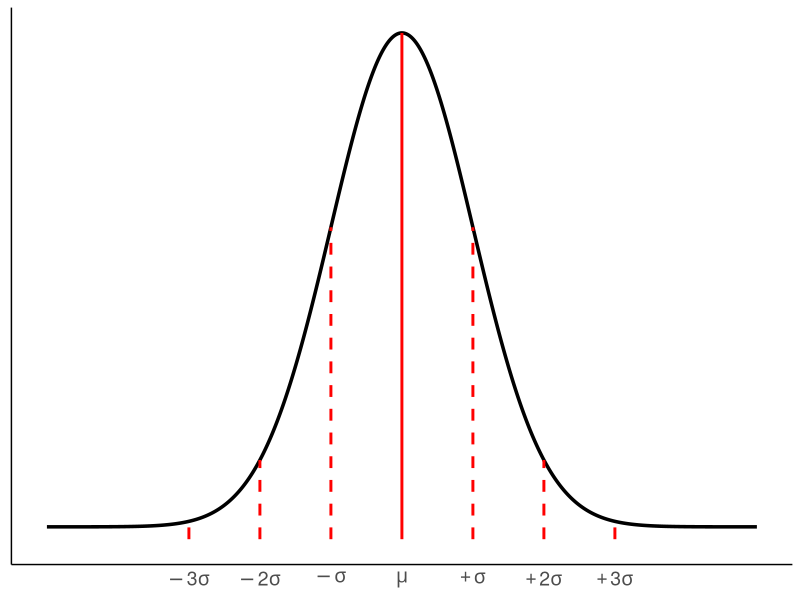
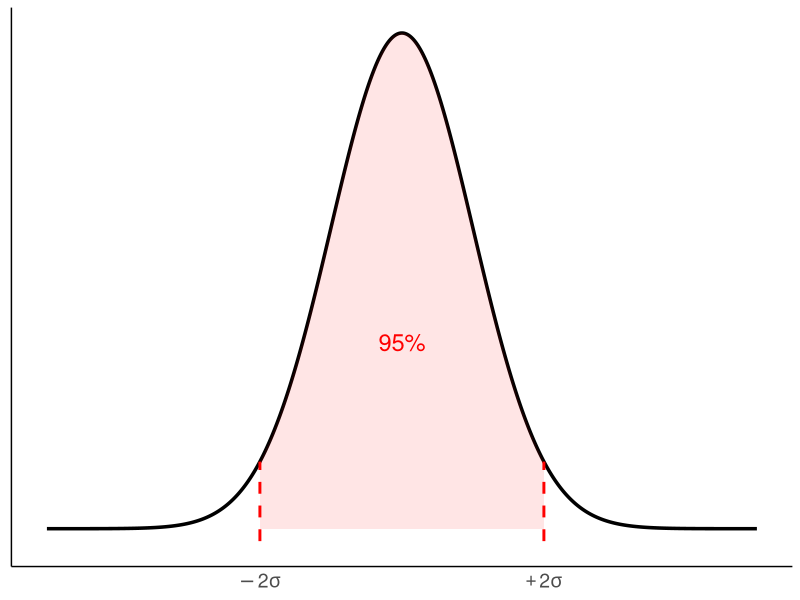
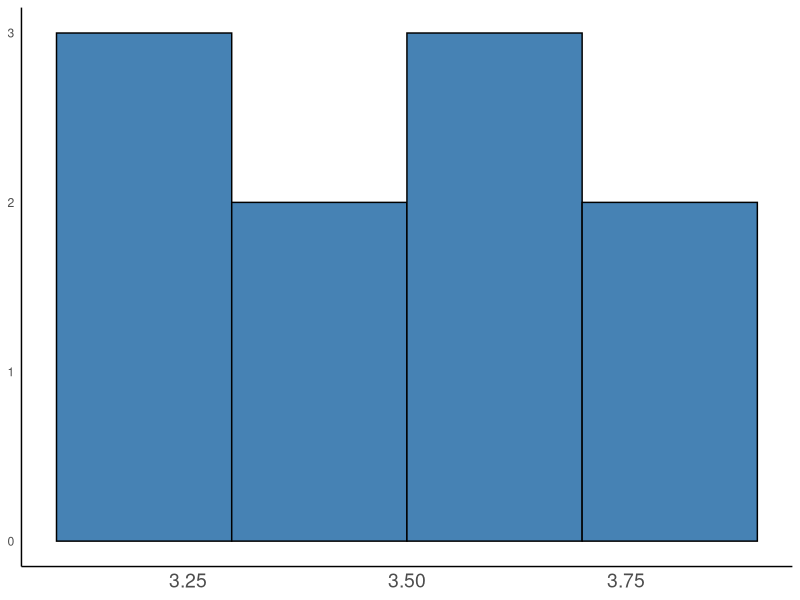
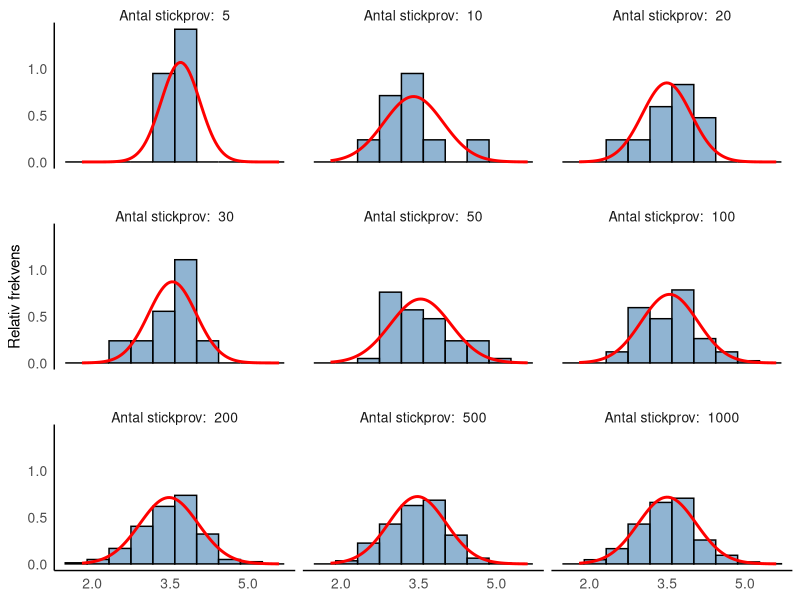
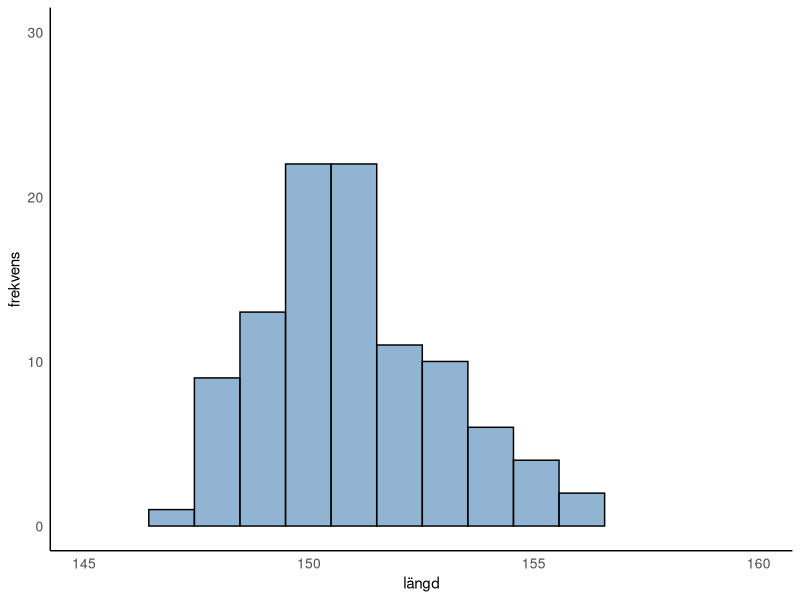
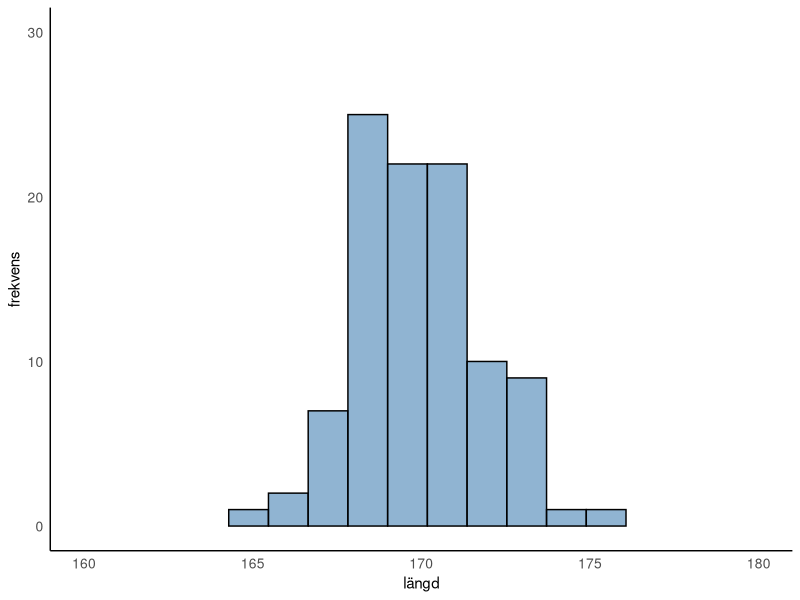
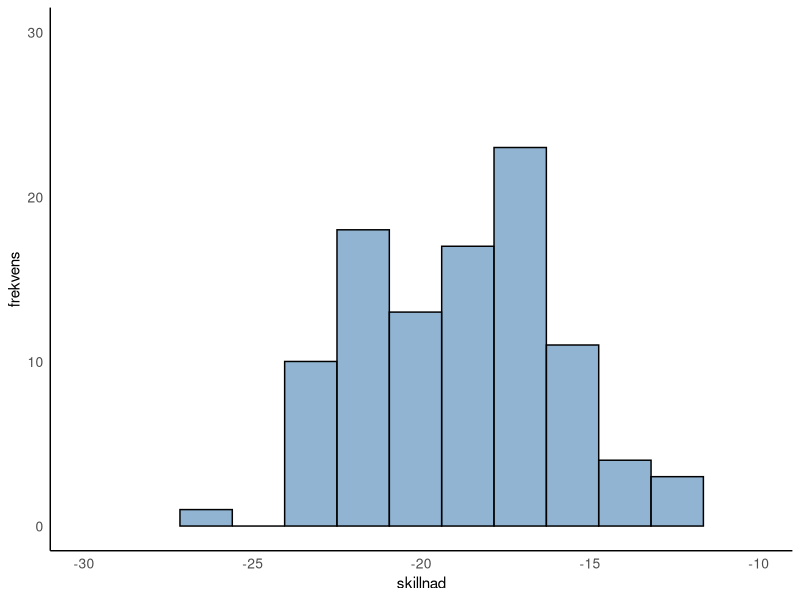
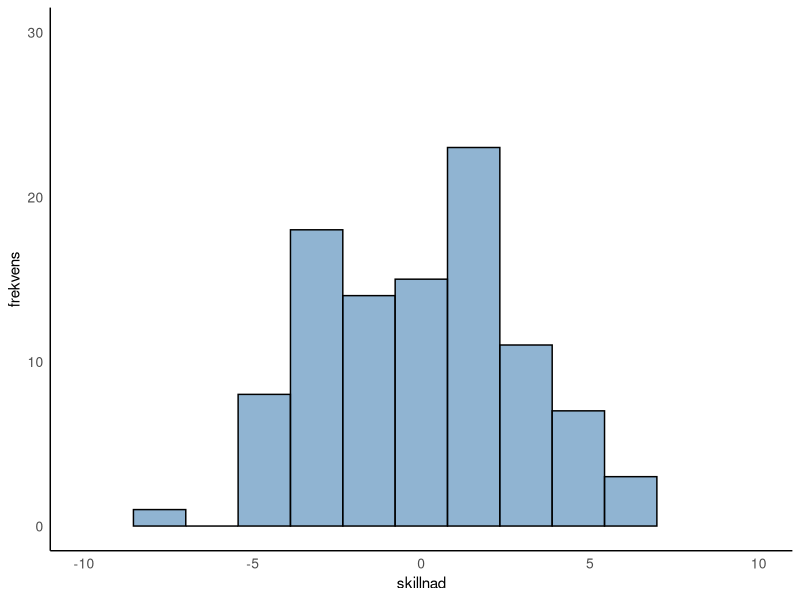

R code for these plots, in order:

# Skript som används för att genera grafer till till "projekt.tex" filen.

setwd("C:/R-statistics-analysis")

library(ggplot2)

##############################

# Normalfördelning 1

x <- seq(-5, 5, length.out = 1000)

df <- data.frame(
  x = x,
  density = dnorm(x, mean = 0, sd = 1)
)

# Positions for vertical lines
vline_positions <- c(-3, -2, -1, 0, 1, 2, 3)

# Data frame for vertical segments
vline_df <- data.frame(
  x = vline_positions,
  y_start = -0.01,
  y_end = dnorm(vline_positions, mean = 0, sd = 1)
)

ggplot(df, aes(x = x, y = density)) +
  geom_line(linewidth = 1.2, color = "black") +
  geom_segment(
    data = vline_df,
    aes(x = x, xend = x, y = y_start, yend = y_end),
    linetype = c(2, 2, 2, 1, 2, 2, 2),    # dashed for -1 and 1, solid for 0
    linewidth = 1,
    color = "red"
  ) +
  scale_x_continuous(
    breaks = c(-3, -2, -1, 0, 1, 2, 3),
    labels = expression(-3*sigma, -2*sigma, -sigma, mu, +sigma, +2*sigma, +3*sigma)
  ) +
  labs(
    title = NULL,
    x = NULL,
    y = NULL
  ) +
  theme_minimal() +
  theme(
    plot.title = element_text(hjust = 0.5),
    panel.grid.major = element_blank(),
    panel.grid.minor = element_blank(),
    axis.line = element_line(color = "black"),
    axis.text.y = element_blank(),
    axis.text.x = element_text(size = 14)
  )
##############################



##############################

# Normalfördelning 2

x <- seq(-5, 5, length.out = 1000)

df <- data.frame(
  x = x,
  density = dnorm(x, mean = 0, sd = 1)
)

# Positions for vertical lines
vline_positions <- c(-2, 2)

# Data frame for vertical segments
vline_df <- data.frame(
  x = vline_positions,
  y_start = -0.01,
  y_end = dnorm(vline_positions, mean = 0, sd = 1)
)

ggplot(df, aes(x = x, y = density)) +
  geom_line(linewidth = 1.2, color = "black") +
  geom_ribbon(
    data = subset(df, x >= -2 & x <= 2),
    aes(x = x, ymin = 0, ymax = density),
    alpha = 0.1,
    inherit.aes = FALSE,
    fill = "red"
  ) +
  geom_segment(
    data = vline_df,
    aes(x = x, xend = x, y = y_start, yend = y_end),
    linetype = c(2, 2), # all dashed lines
    linewidth = 1,
    color = "red"
  ) +
  scale_x_continuous(
    breaks = c(-2, 2),
    labels = expression(-2*sigma, +2*sigma)
  ) +
  labs(
    title = NULL,
    x = NULL,
    y = NULL
  ) +
  theme_minimal() +
  theme(
    plot.title = element_text(hjust = 0.5),
    panel.grid.major = element_blank(),
    panel.grid.minor = element_blank(),
    axis.line = element_line(color = "black"),
    axis.text.y = element_blank(),
    axis.text.x = element_text(size = 14)
  ) +
  annotate("text", x = 0, y = 0.15, label = "95%", color = "red", size = 6)
##############################



##############################

# GVS 1

set.seed(12)

n <- 10

df_manual <- data.frame(
  experiment = 1:10,
  avg = c(3.4, 3.7, 3.1, 3.9, 3.5, 3.2, 3.8, 3.6, 3.3, 3.7)
)
ggplot(df_manual, aes(x = avg)) +
  geom_histogram(
    bins = 5,
    fill = "steelblue",
    color = "black"
  ) +
  labs(
    x = NULL,
    y = NULL,
  ) +
  theme_minimal() +
  theme(
    plot.title = element_text(hjust = 0.5),
    panel.grid.major = element_blank(),
    panel.grid.minor = element_blank(),
    axis.line = element_line(color = "black"),
    axis.text.x = element_text(size = 14)
  )
##############################



##############################
# GVS 2

set.seed(12)

n <- 10
B_vals <- c(5, 10, 20, 30, 50, 100, 200, 500, 1000)

df <- data.frame()

for (B in B_vals) {
  sample_means <- numeric(B)
  
  for (i in 1:B) {
    x <- sample(1:6, size = n, replace = TRUE)
    sample_means[i] <- mean(x)
  }
  
  df <- rbind(
    df,
    data.frame(
      value = sample_means,
      experiments = factor(B, labels = paste("Antal stickprov: ", B))
    )
  )
}

library(dplyr)

stats <- df %>%
  group_by(experiments) %>%
  summarise(
    mean_val = mean(value),
    sd_val = sd(value)
  )

# Create a grid for normal curves
normal_curves <- stats %>%
  rowwise() %>%
  do({
    data.frame(
      experiments = .$experiments,
      x = seq(min(df$value), max(df$value), length.out = 100),
      y = dnorm(
        seq(min(df$value),
            max(df$value),
            length.out = 100),
        mean = .$mean_val,
        sd = .$sd_val)
    )
  }) %>%
  ungroup()


ggplot(df, aes(x = value)) +
  geom_histogram(
    aes(y = after_stat(density)),
    bins = 10,
    fill = "steelblue",
    color = "black",
    alpha = 0.6
  ) +
  geom_line(
    data = normal_curves,
    aes(x = x, y = y),
    color = "red",
    size = 1
  ) +
  facet_wrap(~ experiments, ncol = 3, strip.position = "top") +
  labs(
    x = NULL,
    y = "Relativ frekvens"
  ) +
  scale_x_continuous(breaks = seq(2, 5, by = 1.5)) +
  theme_minimal() +
  theme(
    plot.title = element_text(hjust = 0.5),
    plot.subtitle = element_text(hjust = 0.5),
    axis.text = element_text(size = 10),
    panel.grid.major = element_blank(),
    panel.grid.minor = element_blank(),
    axis.line = element_line(color = "black"),
    strip.text = element_text(size = 10, margin = margin(t = 0, b = 0)),
    panel.spacing.y = unit(2, "lines")  # Increase vertical space between rows
  )
##############################



##############################

# Signifikans 1

set.seed(6)

x_12 <- rnorm(n = 100, mean = 151, sd = 2)

ggplot(data.frame(x = x_12), aes(x = x)) +
  geom_histogram(
    bins = 10,
    fill = "steelblue",
    color = "black",
    alpha = 0.6
  ) +
  coord_cartesian(
    xlim = c(145, 160),
    ylim = c(0, 30)
  ) +
  labs(
    x = "längd",
    y = "frekvens",
    title = NULL
  ) +
  theme_minimal() +
  theme(
    panel.grid.major = element_blank(),
    panel.grid.minor = element_blank(),
    axis.line = element_line(color = "black"),
    axis.text = element_text(size = 10)
  )
mean(x_12)
sd(x_12)
##############################



##############################

# Signifikans 2

set.seed(9)

x_18 <- rnorm(n = 100, mean = 170, sd = 2)

ggplot(data.frame(x = x_18), aes(x = x)) +
  geom_histogram(
    bins = 10,
    fill = "steelblue",
    color = "black",
    alpha = 0.6
  ) +
  coord_cartesian(
    xlim = c(160, 180),
    ylim = c(0, 30)
  ) +
  labs(
    x = "längd",
    y = "frekvens",
    title = NULL
  ) +
  theme_minimal() +
  theme(
    panel.grid.major = element_blank(),
    panel.grid.minor = element_blank(),
    axis.line = element_line(color = "black"),
    axis.text = element_text(size = 10)
  )

mean(x_18)
sd(x_18)
##############################



##############################

# Signifikans 3

x_delta = x_12 - x_18

ggplot(data.frame(x = x_delta), aes(x = x)) +
  geom_histogram(
    bins = 10,
    fill = "steelblue",
    color = "black",
    alpha = 0.6
  ) +
  coord_cartesian(
    xlim = c(-30, -10),
    ylim = c(0, 30)
  ) +
  labs(
    x = "skillnad",
    y = "frekvens",
    title = NULL
  ) +
  theme_minimal() +
  theme(
    panel.grid.major = element_blank(),
    panel.grid.minor = element_blank(),
    axis.line = element_line(color = "black"),
    axis.text = element_text(size = 10)
  )
mean(x_delta)
sd(x_delta)
##############################



##############################

# Signifikans 4

x_delta_0 <- x_delta - mean(x_delta)

ggplot(data.frame(x = x_delta_0), aes(x = x)) +
  geom_histogram(
    bins = 10,
    fill = "steelblue",
    color = "black",
    alpha = 0.6
  ) +
  coord_cartesian(
    xlim = c(-10, 10),
    ylim = c(0, 30)
  ) +
  labs(
    x = "skillnad",
    y = "frekvens",
    title = NULL
  ) +
  theme_minimal() +
  theme(
    panel.grid.major = element_blank(),
    panel.grid.minor = element_blank(),
    axis.line = element_line(color = "black"),
    axis.text = element_text(size = 10)
  )
mean(x_delta_0)
sd(x_delta_0)
##############################



##############################

# Signifikans 5

x <- seq(-30, 10, length.out = 1000)

df <- data.frame(
  x = rep(x, 2),
  density = c(
    dnorm(x, mean = -18.9, sd = 2.9),
    dnorm(x, mean = 0, sd = 2.9)
  ),
  distribution = factor(rep(c("Mean -18", "Mean 0"), each = length(x)))
)

ggplot(df, aes(x = x, y = density, fill = distribution)) +
  geom_line(linewidth = 1.2) +
  scale_x_continuous(
    breaks = c(-18.9, 0),
    labels = c(
      expression(mu[delta] == -18.9),
      expression(mu[delta] == 0)
    )
  ) +
  labs(
    title = NULL,
    x = NULL,
    y = NULL,
    color = "Distribution"
  ) +
  theme_minimal() +
  theme(
    plot.title = element_text(hjust = 0.5),
    panel.grid.major = element_blank(),
    panel.grid.minor = element_blank(),
    axis.line = element_line(color = "black"),
    axis.text.y = element_blank(),
    axis.text.x = element_text(size = 14)
  ) +
  geom_segment(aes(x = -18.9, xend = -18.9, y = 0, yend = max(df$density)), color = "red", linetype = "dashed", linewidth = 1) +
  geom_segment(aes(x = 0, xend = 0, y = 0, yend = max(df$density)), color = "red", linetype = "dashed", linewidth = 1)
##############################
